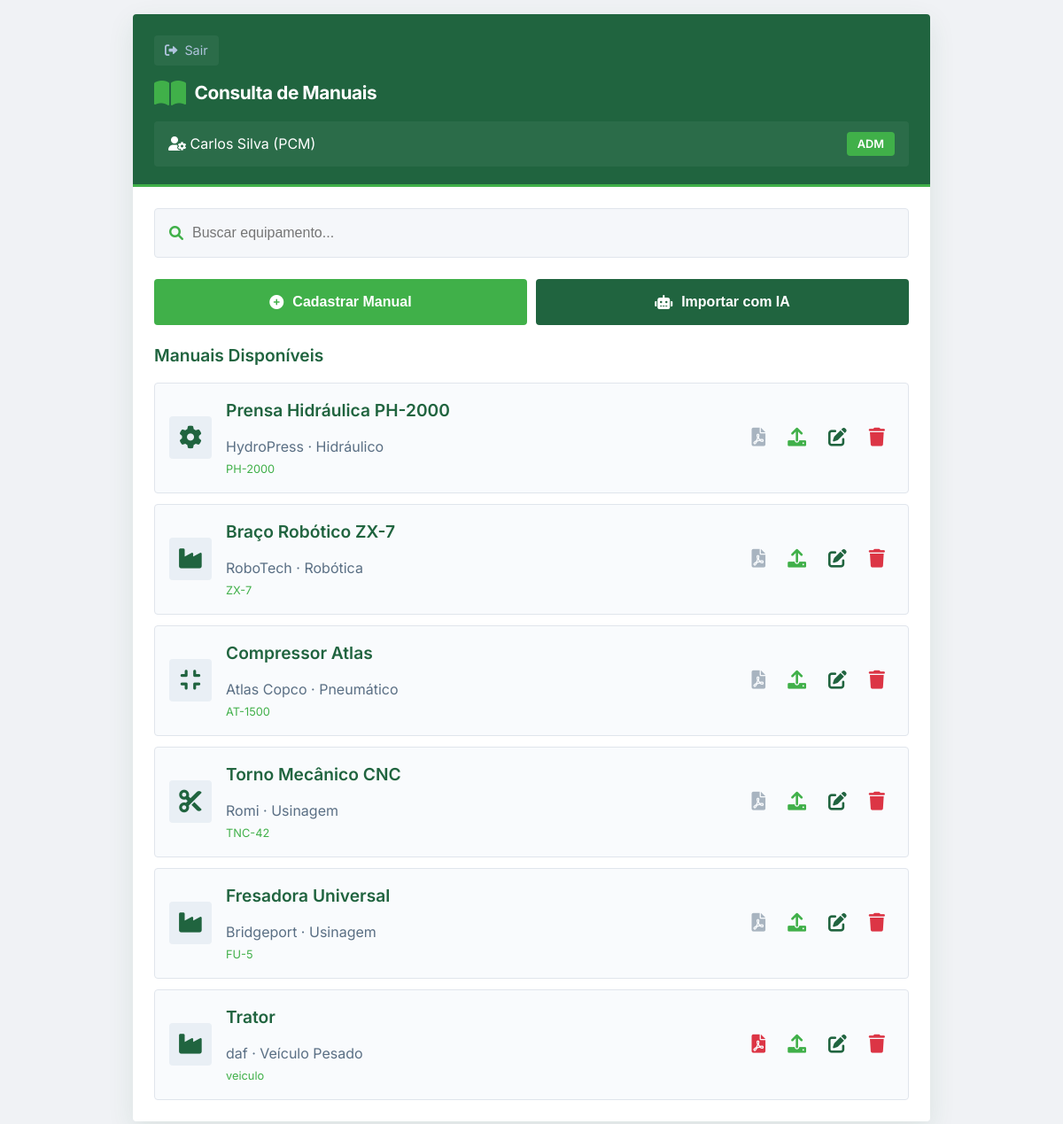
Before: /modulo/leitura (signed in) with the older database file.
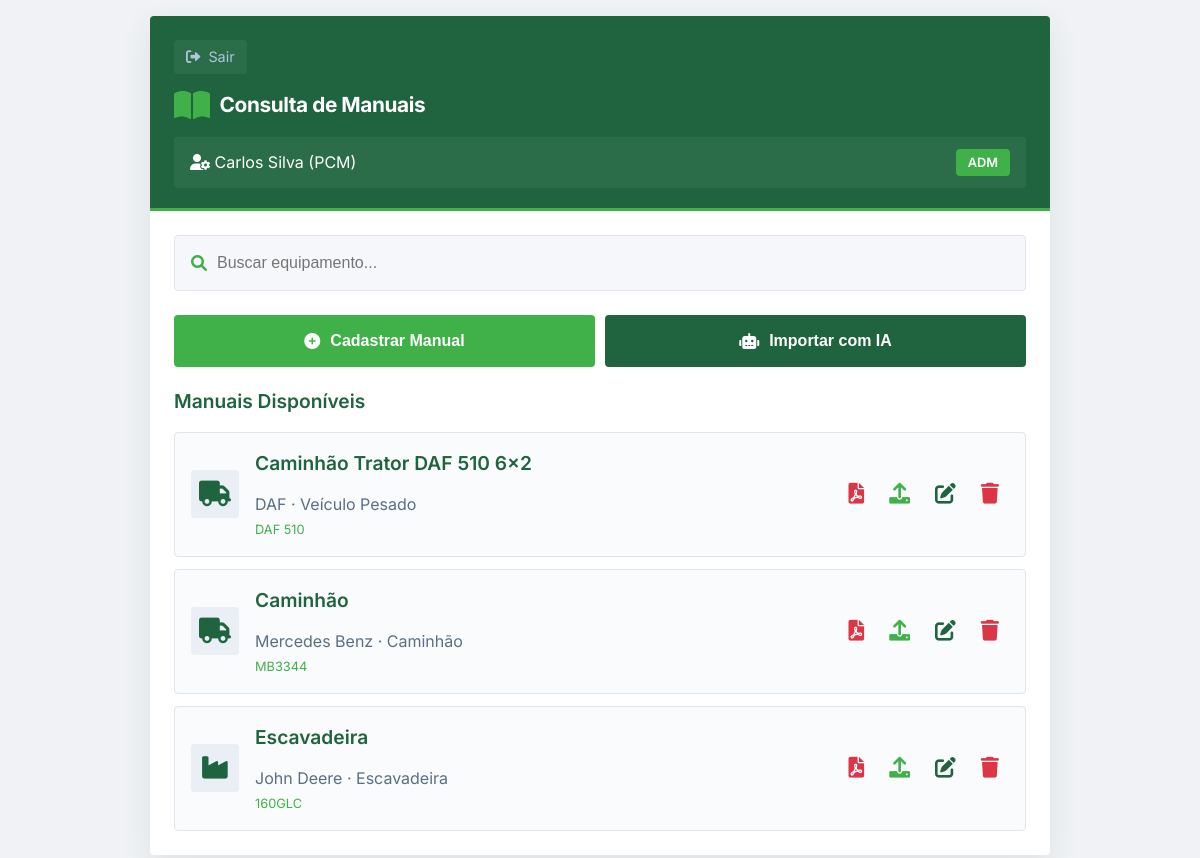
After: the same page with the newer database file.
### app.py (models this page shows, shortened)
class Equipamento(db.Model):
    __tablename__ = 'equipamentos'
    id = db.Column(db.Integer, primary_key=True)
    nome = db.Column(db.String(100), nullable=False)
    modelo = db.Column(db.String(50))
    fabricante = db.Column(db.String(100))
    tipo = db.Column(db.String(50))
    manual_pdf = db.Column(db.String(200))
    data_cadastro = db.Column(db.DateTime, default=datetime.utcnow)
    itens_padrao = db.relationship('ItemPadraoChecklist', back_populates='equipamento', cascade='all, delete-orphan')
    checklists = db.relationship('Checklist', back_populates='equipamento', cascade='all, delete-orphan')
    chamados = db.relationship('ChamadoCorretivo', back_populates='equipamento', cascade='all, delete-orphan')

### app.py (the view)
@app.route('/modulo/leitura')
@login_required
@modulo_required('leitura')
def modulo_leitura():
    equipamentos = Equipamento.query.all()
    usuario = Usuario.query.get(session['usuario_id'])
    return render_template('modulo_leitura.html',
                         equipamentos=equipamentos,
                         usuario=usuario)

### app.py (called while the page is built)
def login_required(f):
    @wraps(f)
    def decorated_function(*args, **kwargs):
        if 'usuario_id' not in session:
            return redirect(url_for('index'))
        return f(*args, **kwargs)
    return decorated_function

def modulo_required(modulo):
    def decorator(f):
        @wraps(f)
        def decorated_function(*args, **kwargs):
            if 'usuario_id' not in session:
                return redirect(url_for('index'))
            usuario = Usuario.query.get(session['usuario_id'])
            if usuario.modulo_acesso != 'todos' and usuario.modulo_acesso != modulo:
                return redirect(url_for('index'))
            return f(*args, **kwargs)
        return decorated_function
    return decorator

### templates/modulo_leitura.html (shortened to what the changed rows need)
<!DOCTYPE html>
<html lang="pt-BR">
<head>
    <link rel="stylesheet" href="https://cdnjs.cloudflare.com/ajax/libs/font-awesome/6.0.0-beta3/css/all.min.css">
    <link rel="stylesheet" href="{{ url_for('static', filename='css/modulo_leitura.css') }}">
</head>
<body>
<div class="app-container">
    <div class="screen">
        <div class="content-padded">
            <div class="card-list" id="equipamentosList">
                {% for equipamento in equipamentos %}
                <div class="card-item equipamento-item" data-nome="{{ equipamento.nome|lower }} {{ equipamento.modelo|lower }} {{ equipamento.fabricante|lower }} {{ equipamento.tipo|lower }}">
                    <div class="card-icon">
                        {% if 'prensa' in equipamento.nome|lower %}
                        <i class="fas fa-cog"></i>
                        {% elif 'robô' in equipamento.nome|lower or 'robot' in equipamento.nome|lower %}
                        <i class="fas fa-robot"></i>
                        {% elif 'compressor' in equipamento.nome|lower %}
                        <i class="fas fa-compress"></i>
                        {% elif 'torno' in equipamento.nome|lower %}
                        <i class="fas fa-cut"></i>
                        {% elif 'caminhão' in equipamento.nome|lower or 'daf' in equipamento.nome|lower %}
                        <i class="fas fa-truck"></i>
                        {% else %}
                        <i class="fas fa-industry"></i>
                        {% endif %}
                    </div>
                    <div style="flex:1;">
                        <h3>{{ equipamento.nome }}</h3>
                        <p style="color:#5a6f84; margin-bottom: 4px;">{{ equipamento.fabricante }} · {{ equipamento.tipo }}</p>
                        <p style="font-size:0.8rem; color:#40b049;">{{ equipamento.modelo }}</p>
                    </div>
                    <div style="display: flex; gap: 5px; align-items: center;">
                        {% if equipamento.manual_pdf %}
                        <i class="fas fa-file-pdf download-btn pdf" onclick="baixarManual({{ equipamento.id }})" title="Baixar manual (PDF)"></i>
                        {% else %}
                        <i class="fas fa-file-pdf download-btn" style="color: #5a6f84; opacity:0.5; cursor: not-allowed;" title="Sem manual disponível"></i>
                        {% endif %}
                        {% if usuario.perfil == 'pcm' %}
                        <i class="fas fa-upload download-btn upload" onclick="abrirModalUploadManual({{ equipamento.id }}, '{{ equipamento.nome }}')" title="Upload de manual"></i>
                        <i class="fas fa-edit download-btn edit" onclick="editarEquipamento({{ equipamento.id }})" title="Editar equipamento"></i>
                        <i class="fas fa-trash download-btn delete" onclick="confirmarExcluirEquipamento({{ equipamento.id }}, '{{ equipamento.nome }}')" title="Excluir equipamento"></i>
                        {% endif %}
                    </div>
                </div>
                {% endfor %}
            </div>
        </div>
    </div>
</div>
</body>
</html>

Changed rows visible on the page:
removed Equipamento: nome "Prensa Hidráulica PH-2000", fabricante "HydroPress", tipo "Hidráulico", modelo "PH-2000"
removed Equipamento: nome "Braço Robótico ZX-7", fabricante "RoboTech", tipo "Robótica", modelo "ZX-7"
removed Equipamento: nome "Compressor Atlas", fabricante "Atlas Copco", tipo "Pneumático", modelo "AT-1500"
removed Equipamento: nome "Torno Mecânico CNC", fabricante "Romi", tipo "Usinagem", modelo "TNC-42"
removed Equipamento: nome "Fresadora Universal", fabricante "Bridgeport", tipo "Usinagem", modelo "FU-5"
changed Equipamento "Veículo Pesado": nome "Trator" → "Caminhão Trator DAF 510 6x2"; fabricante "daf" → "DAF"; modelo "veiculo" → "DAF 510"
added Equipamento: nome "Caminhão", fabricante "Mercedes Benz", tipo "Caminhão", modelo "MB3344"
added Equipamento: nome "Escavadeira", fabricante "John Deere", tipo "Escavadeira", modelo "160GLC"
